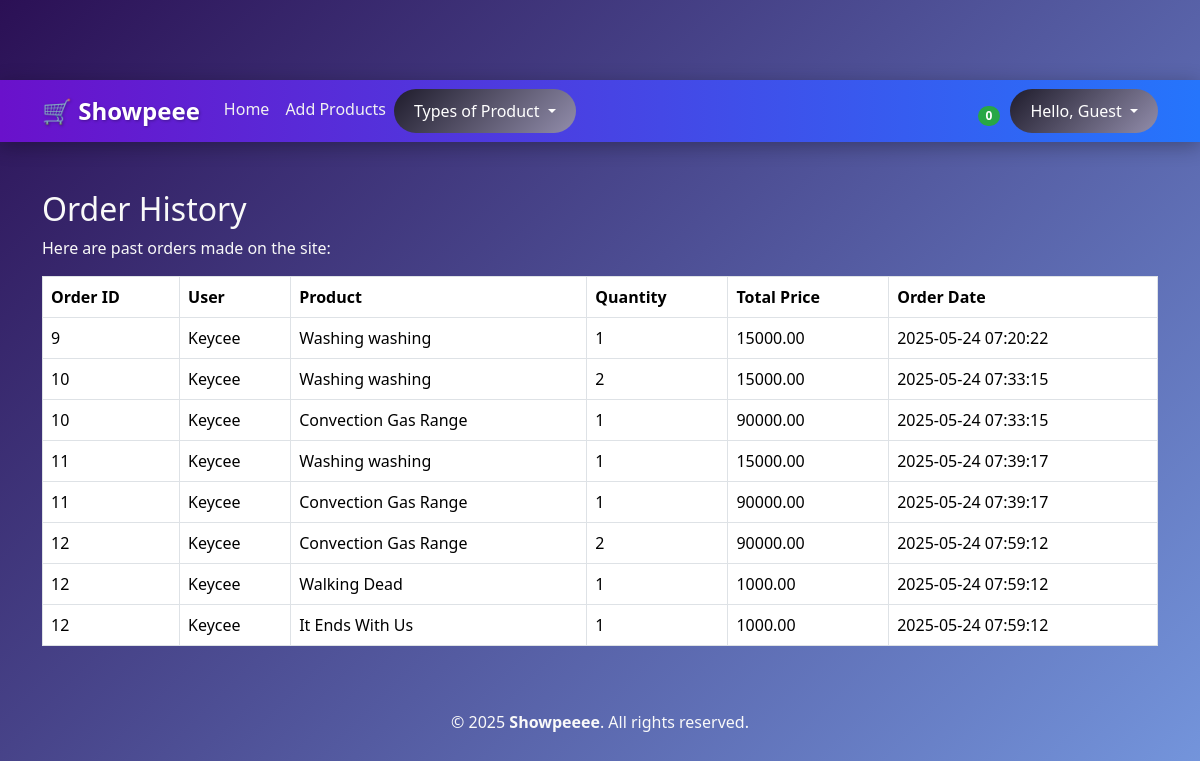
/dashboard.php, run on an earlier commit of the app's database.
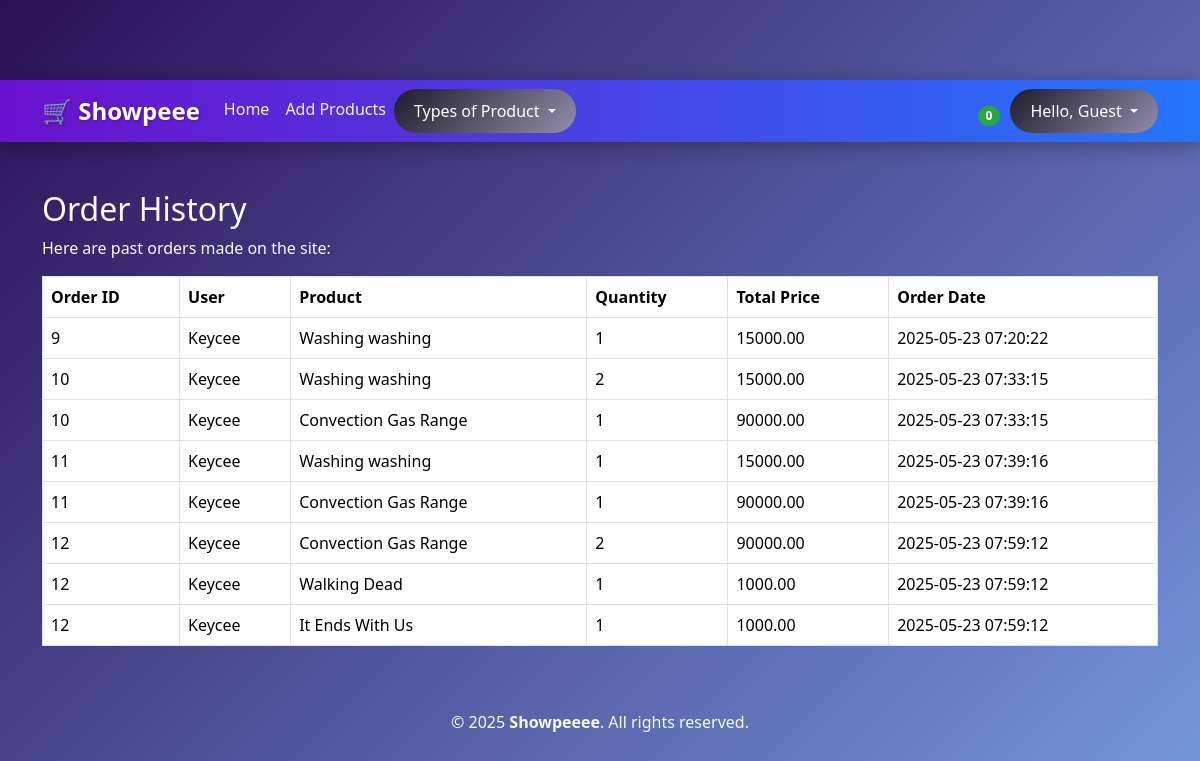
And on a later commit of the database.
### tables this page shows
CREATE TABLE `orders` (
  `id` int(11) NOT NULL,
  `customer_id` int(11) DEFAULT NULL,
  `guest_name` varchar(255) DEFAULT NULL,
  `guest_phone` varchar(20) DEFAULT NULL,
  `guest_address` varchar(255) DEFAULT NULL,
  `total` decimal(10,2) NOT NULL,
  `created_at` timestamp NOT NULL DEFAULT current_timestamp(),
  `updated_at` timestamp NOT NULL DEFAULT current_timestamp() ON UPDATE current_timestamp()
);

CREATE TABLE `users` (
  `id` int(11) NOT NULL,
  `name` varchar(255) NOT NULL,
  `email` varchar(255) NOT NULL,
  `password` varchar(255) NOT NULL,
  `address` varchar(255) DEFAULT NULL,
  `phone` varchar(20) DEFAULT NULL,
  `birthdate` date DEFAULT NULL,
  `created_at` timestamp NOT NULL DEFAULT current_timestamp(),
  `updated_at` timestamp NOT NULL DEFAULT current_timestamp() ON UPDATE current_timestamp()
);

CREATE TABLE `products` (
  `id` int(11) NOT NULL,
  `category_id` int(11) NOT NULL,
  `name` varchar(255) NOT NULL,
  `description` text DEFAULT NULL,
  `price` decimal(10,2) NOT NULL,
  `slug` varchar(255) NOT NULL,
  `image_path` varchar(255) DEFAULT NULL,
  `created_at` timestamp NOT NULL DEFAULT current_timestamp(),
  `updated_at` timestamp NOT NULL DEFAULT current_timestamp() ON UPDATE current_timestamp()
);

CREATE TABLE `order_details` (
  `id` int(11) NOT NULL,
  `order_id` int(11) NOT NULL,
  `product_id` int(11) NOT NULL,
  `quantity` int(11) NOT NULL,
  `price` decimal(10,2) NOT NULL,
  `subtotal` decimal(10,2) NOT NULL
);

### helpers/functions.php (called while the page is built, shortened)
<?php
function template($path) {
    include 'templates/' . $path;
}
function countCart() {
    return 0;
}

### app/includes/database.php (called while the page is built, shortened)
<?php
class Database {
    private $host = "localhost";
    private $db_name = "ecommerce-app";
    private $username = "root";
    private $password = "";
    protected $conn;
    public function __construct() {
        try {
            $this->conn = new \PDO("mysql:host=" . $this->host . ";dbname=" . $this->db_name, $this->username, $this->password);
            $this->conn->setAttribute(\PDO::ATTR_ERRMODE, \PDO::ERRMODE_EXCEPTION);
        } catch (\PDOException $e) {
            die("Connection failed: " . $e->getMessage());
        }
    }
    public function getConnection() {
        return $this->conn;
    }
}

### app/models/Checkout.php (called while the page is built, shortened)
<?php
class Checkout extends Database
{
    private $db;
    public function __construct()
    {
        $this->db = $this->getConnection();
    }
    public function getAllOrders()
    {
        $sql = "SELECT o.id, u.name AS user_name, p.name AS product_name, od.quantity, od.price AS total_price, o.created_at AS order_date
                FROM orders o
                LEFT JOIN users u ON o.customer_id = u.id
                LEFT JOIN order_details od ON o.id = od.order_id
                LEFT JOIN products p ON od.product_id = p.id";
        $stmt = $this->db->prepare($sql);
        $stmt->execute();
        return $stmt->fetchAll(\PDO::FETCH_ASSOC);
    }
}

### dashboard.php (the view, shortened to what this page needs)
<?php include 'helpers/functions.php'; ?>
<?php template('header.php'); ?>
<?php
$orders = new Checkout();
?>
<div class="container my-5">
    <h2>Order History</h2>
    <p>Here are past orders made on the site:</p>
    <table class="table table-bordered">
        <thead>
            <tr>
                <th>Order ID</th>
                <th>User</th>
                <th>Product</th>
                <th>Quantity</th>
                <th>Total Price</th>
                <th>Order Date</th>
            </tr>
        </thead>
        <tbody>
            <?php
            foreach ($orders->getAllOrders() as $order) {
                echo '<tr>';
                echo '<td>' . htmlspecialchars($order['id']) . '</td>';
                echo '<td>' . htmlspecialchars($order['user_name']) . '</td>';
                echo '<td>' . htmlspecialchars($order['product_name']) . '</td>';
                echo '<td>' . htmlspecialchars($order['quantity']) . '</td>';
                echo '<td>' . htmlspecialchars($order['total_price']) . '</td>';
                echo '<td>' . htmlspecialchars($order['order_date']) . '</td>';
                echo '</tr>';
            }
            ?>
        </tbody>
    </table>
</div>
<?php template('footer.php'); ?>

### templates/header.php (shortened to what this page needs)
<!DOCTYPE html>
<html lang="en">
<head>
    <link rel="stylesheet" href="assets/css/bootstrap.min.css">
    <link rel="stylesheet" href="assets/css/styles.css">
</head>
<body class="store-body">
    <nav class="navbar navbar-expand-lg">
    <div class="container">
        <a class="navbar-brand" href="index.php">🛒 Showpeee</a>
        <div class="collapse navbar-collapse" id="navbarSupportedContent">
            <ul class="navbar-nav me-auto mb-2 mb-lg-0">
                <li class="nav-item">
                    <a class="nav-link active" href="index.php">Home</a>
                </li>
                <li class="nav-item">
                    <a class="nav-link" href="add-product.php">Add Products</a>
                </li>
                <li class="nav-item dropdown">
                    <a class="nav-link dropdown-toggle" href="#" role="button" data-bs-toggle="dropdown">
                        Types of Product
                    </a>
                </li>
            </ul>
            <a class="icon-link" href="cart.php">
                <span class="badge bg-success"><?php echo countCart(); ?></span>
            </a>
            <ul class="navbar-nav mb-2 mb-lg-0">
                <li class="nav-item dropdown">
                    <a class="nav-link dropdown-toggle" href="#" role="button" data-bs-toggle="dropdown"
                      style="padding: 10px 20px; background-color: #1f1c2c; color: white; border-radius: 50px; transition: background-color 0.3s ease;">
                      Hello, <?php echo isset($_SESSION['user']) ? htmlspecialchars($_SESSION['user']['name']) : 'Guest'; ?>
                    </a>
                </li>
            </ul>
        </div>
    </div>
</nav>

### templates/footer.php (shortened to what this page needs)
    <footer class="footer-dark text-center text-lg-start">
        <div class="text-center p-3">
            &copy; 2025 <strong>Showpeeee</strong>. All rights reserved.
        </div>
    </footer>
</body>
</html>

### assets/css/styles.css (style rules this page uses)
.bg-success { background-color: #28a745 !important; }

### templates/header.php (style rules this page uses)
body.store-body { background: linear-gradient(135deg, #2b1055, #7597de); color: #f9f9f9; font-family: 'Segoe UI', Tahoma, Geneva, Verdana, sans-serif; min-height: 100vh; margin: 0; padding-top: 80px; }
.navbar { background: linear-gradient(90deg, #6a11cb 0%, #2575fc 100%); box-shadow: 0 4px 20px rgba(0, 0, 0, 0.3); }
.navbar-brand { font-weight: bold; font-size: 1.5rem; color: #ffffff !important; text-shadow: 1px 1px 3px rgba(0, 0, 0, 0.3); }
.navbar-nav .nav-link { color: #f1f1f1 !important; transition: color 0.3s ease; font-weight: 500; }
.icon-link { position: relative; margin-right: 20px; color: #ffffff; }
.badge.bg-success { background-color: #28a745 !important; font-size: 0.75rem; padding: 4px 8px; border-radius: 10px; position: absolute; top: -5px; right: -10px; }
.nav-item.dropdown .nav-link { background: linear-gradient(135deg, #1f1c2c, #928dab); color: white !important; border-radius: 50px; padding: 10px 20px; font-weight: 500; transition: background-color 0.3s ease, transform 0.2s ease; }

What changed in the data, as far as the page shows it:
changed orders id 9: created_at "2025-05-24 07:20:22" → "2025-05-23 07:20:22"
changed orders id 10: created_at "2025-05-24 07:33:15" → "2025-05-23 07:33:15"
changed orders id 11: created_at "2025-05-24 07:39:17" → "2025-05-23 07:39:16"
changed orders "Walking Dead": created_at "2025-05-24 07:59:12" → "2025-05-23 07:59:12"
